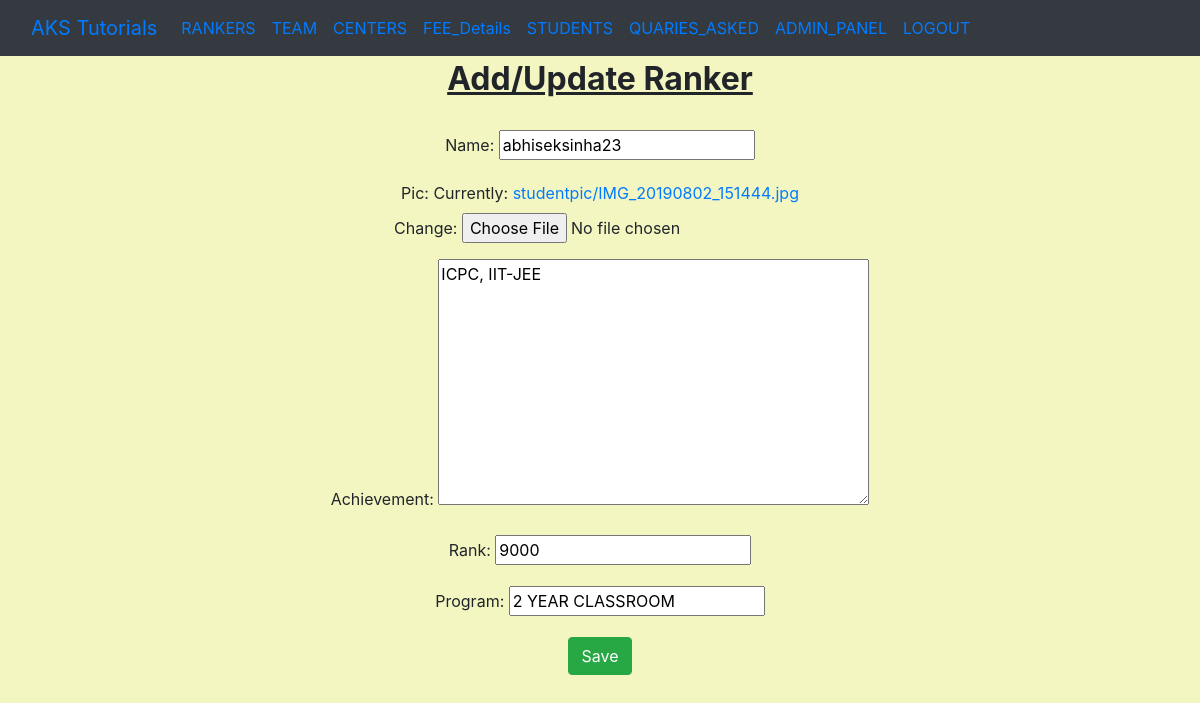
The page /r/2/update/ (signed in) on the database its author committed.
### cooperate/models.py (models this page shows, shortened)
class rankers(models.Model):
    name = models.CharField(max_length=250)
    pic = models.ImageField(upload_to="studentpic/")
    achievement = models.TextField()
    rank = models.CharField(max_length=100)
    program = models.CharField(max_length=300)

### cooperate/views.py (the view)
# urls.py: re_path(r'^r/(?P<pk>\d+)/update/$', views.rankersupdate.as_view(), name='rankers_update'),
class rankersupdate(LoginRequiredMixin, UpdateView):
    login_url = '/login/'
    redirect_field_name = 'cooperate/rankers_list.html'
    fields = '__all__'
    model = rankers

### cooperate/templates/cooperate/rankers_form.html (shortened to what this page needs)
{% extends 'cooperate/base.html' %}
{% block content %}
<div class="container" style="align:center;text-align:center; margin:0 auto;padding-top:60px;" >
    <h1 style="text-align:center;font-size:2em;"><u><b>Add/Update Ranker</b></u></h1>
<br>
    <form method="POST" enctype="multipart/form-data" style="font-size:1em;">
    {{form.as_p}}
    <button type="submit" class="save btn btn-success"style="text-align:center;font-size:1em;">Save</button>
    </form>
</div>
{% endblock %}

### cooperate/templates/cooperate/base.html (style rules this page uses)
a { color:white; }

### rows shown on the page
rankers: name "abhiseksinha23", achievement "ICPC, IIT-JEE", rank "9000", program "2 YEAR CLASSROOM"
